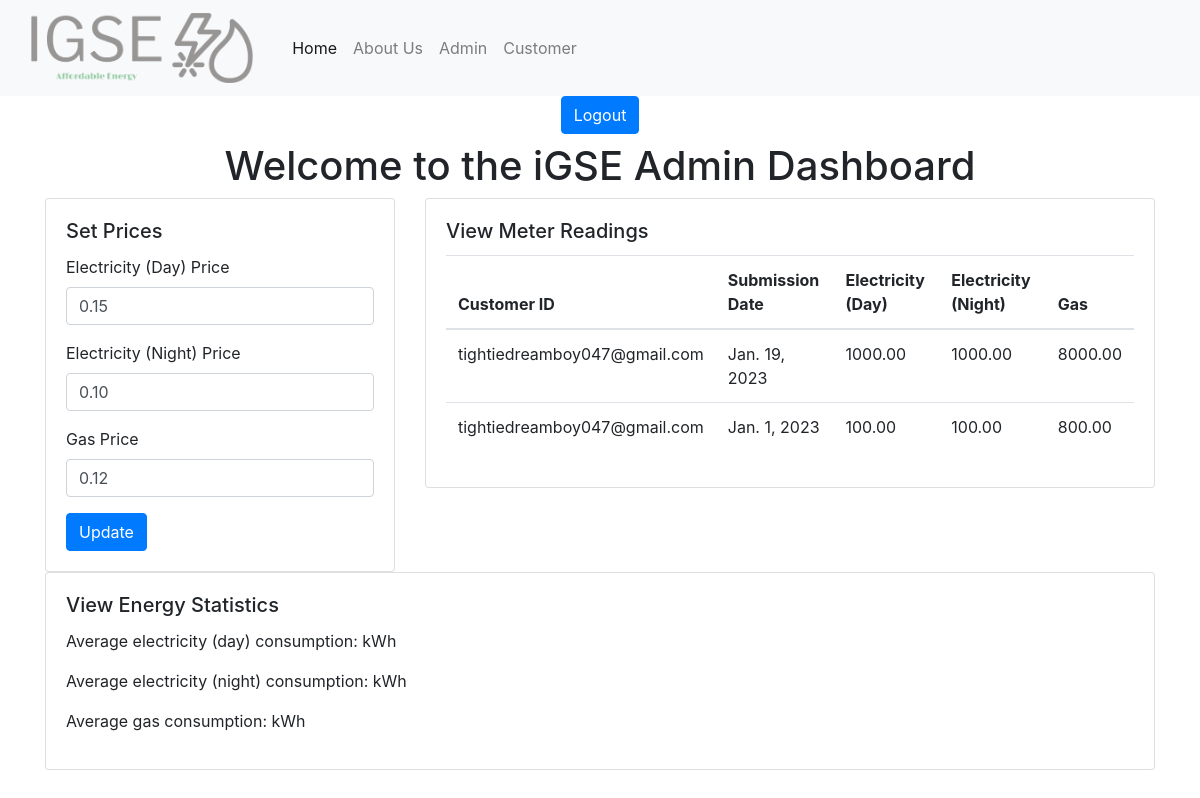
Page /Admin_panel/ (signed in) on the earlier database version.
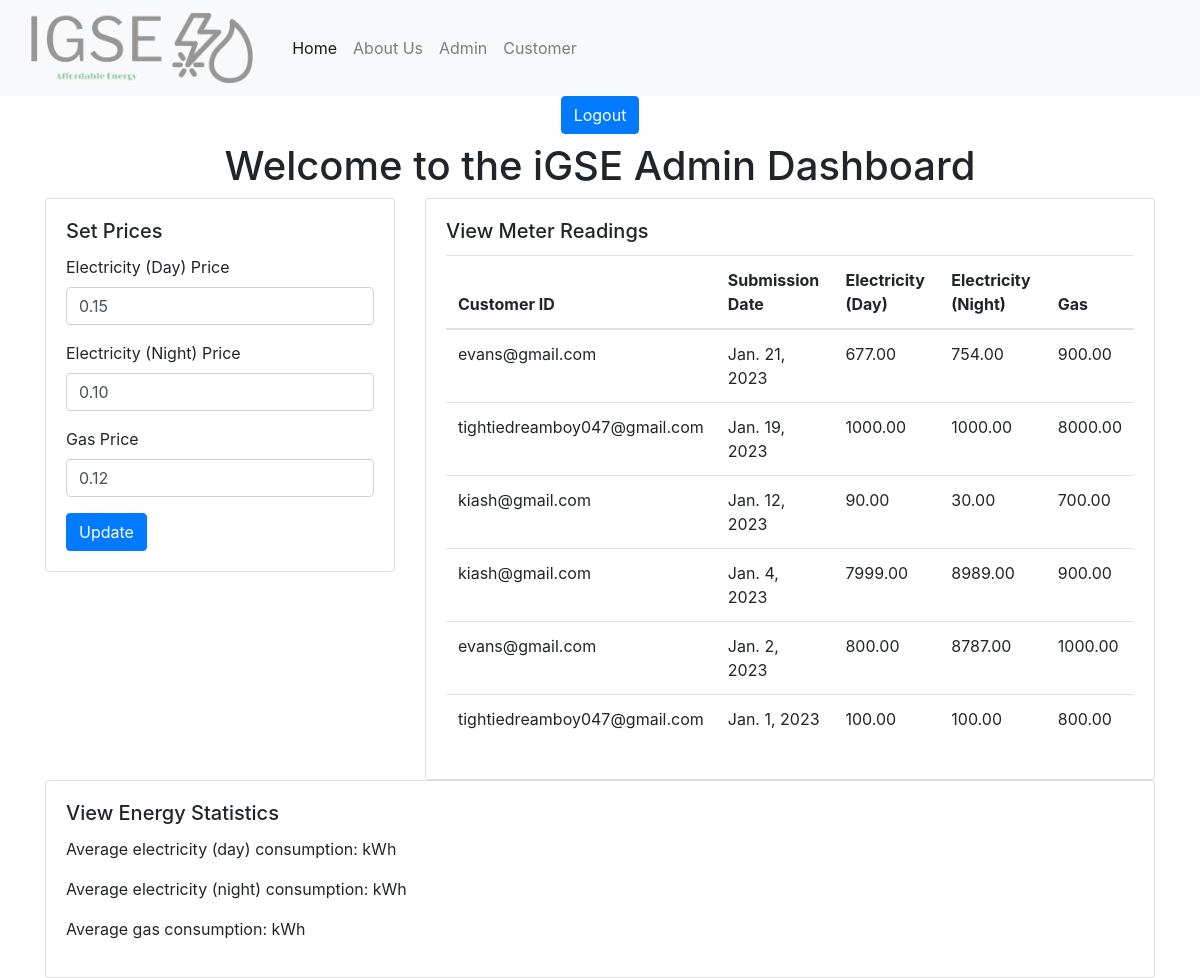
Same page on the later database version.
### core/models.py (models this page shows, shortened)
class MeterReading(models.Model):
    customer = models.ForeignKey(User, on_delete=models.CASCADE)
    submission_date = models.DateField()
    electricity_day = models.DecimalField(max_digits=10, decimal_places=2,help_text='Electricity meter reading - Day (e.g. 100 kWh)')
    electricity_night = models.DecimalField(max_digits=10, decimal_places=2, help_text='Electricity meter reading - Night (e.g. 100 kWh)')
    gas = models.DecimalField(max_digits=10, decimal_places=2, help_text='Gas meter reading (e.g. 800 kWh)')
    class Meta:
        ordering = ['-submission_date']
        verbose_name_plural = 'meter readings'
        db_table = 'meter_reading'

### accounts/models.py (models this page shows)
class User(AbstractUser):
    email = models.EmailField(unique=True)
    is_admin = models.BooleanField(default=False)
    is_customer = models.BooleanField(default=True)
    USERNAME_FIELD = 'email'
    REQUIRED_FIELDS = ['username']
    def __str__(self):
        return self.email
    class Meta:
        verbose_name = 'User'
        verbose_name_plural = 'Users'
        db_table = 'users'

### Admin_panel/views.py (the view)
# urls.py: path('', Admin_dash, name='Admin_dash'),
@login_required
def Admin_dash(request):
    meter=MeterReading.objects.all()
    context={
        'meter':meter
    }
    return render(request, 'admin.html',context)

### frontend/templates/admin.html (shortened to what this page needs)
{%  extends 'base.html' %}
{% block content %}
    <div class="container">
    <h3 class="text-center"><a href="{% url 'accounts:logout' %}" class="btn btn-primary">Logout</a></h3>
      <h1 class="text-center">Welcome to the iGSE Admin Dashboard</h1>
      <div class="row">
        <div class="col-sm-12 col-md-4">
          <div class="card">
    <div class="card-body">
        <h5 class="card-title">Set Prices</h5>
        <form>
        <div class="form-group">
            <label for="electricityDayPrice">Electricity (Day) Price</label>
            <input type="number" class="form-control" id="electricityDayPrice" value="0.15">
        </div>
        <div class="form-group">
            <label for="electricityNightPrice">Electricity (Night) Price</label>
            <input type="number" class="form-control" id="electricityNightPrice" value="0.10">
        </div>
        <div class="form-group">
            <label for="gasPrice">Gas Price</label>
            <input type="number" class="form-control" id="gasPrice" value="0.12">
        </div>
        <button type="submit" class="btn btn-primary">Update</button>
        </form>
    </div>
    </div>
    </div>
    <div class="col-sm-12 col-md-8">
    <div class="card">
    <div class="card-body">
        <h5 class="card-title">View Meter Readings</h5>
        <table class="table">
        <thead>
            <tr>
            <th>Customer ID</th>
            <th>Submission Date</th>
            <th>Electricity (Day)</th>
            <th>Electricity (Night)</th>
            <th>Gas</th>
            </tr>
        </thead>
        <tbody>
            {%  for meters in  meter %}
            <tr>
            <td>{{meters.customer}}</td>
            <td>{{meters.submission_date}}</td>
            <td>{{meters.electricity_day}}</td>
            <td>{{meters.electricity_night}}</td>
            <td>{{meters.gas}}</td>
            </tr>
           {% endfor %}
        </tbody>
        </table>
    </div>
    </div>
    </div>
    <div class="col-sm-12 col-md-12">
    <div class="card">
        <div class="card-body">
        <h5 class="card-title">View Energy Statistics</h5>
        <p>Average electricity (day) consumption: {{avarage_day.day_avg}} kWh</p>
        <p>Average electricity (night) consumption: {{electricity_night}} kWh</p>
        <p>Average gas consumption: {{gas}}kWh</p>
        </div>
    </div>
</div>
</div>
</div>
{% endblock %}

### frontend/templates/base.html (shortened to what this page needs)
{% load static %}
<!DOCTYPE html>
<html>
  <head>
    <link rel="stylesheet" href="https://maxcdn.bootstrapcdn.com/bootstrap/4.0.0/css/bootstrap.min.css">
  </head>
  <body>
    <nav class="navbar navbar-expand-lg navbar-light bg-light">
      <a class="navbar-brand" href="{%  url 'accounts:login' %}"><div class="col" ><img  height="70"src="{% static 'images\logo.png' %}"> </div></a>
      <div class="collapse navbar-collapse" id="navbarNav">
        <ul class="navbar-nav">
          <li class="nav-item active">
            <a class="nav-link" href="#">Home <span class="sr-only">(current)</span></a>
          </li>
          <li class="nav-item">
            <a class="nav-link" href="#">About Us</a>
          </li>
          <li><a class="nav-link" href="{% url 'accounts:login_staff'  %}">Admin</a></li>
          <li><a class="nav-link" href="{% url 'accounts:login' %}">Customer</a></li>
        </ul>
      </div>
    </nav>
    {% block content %}
    {% endblock %}
</body>
</html>

Differences in the rows shown:
added MeterReading: customer "evans@gmail.com", submission_date "Jan. 21, 2023", electricity_day "677.00", electricity_night "754.00", gas "900.00"
added MeterReading: customer "kiash@gmail.com", submission_date "Jan. 12, 2023", electricity_day "90.00", electricity_night "30.00", gas "700.00"
added MeterReading: customer "kiash@gmail.com", submission_date "Jan. 4, 2023", electricity_day "7999.00", electricity_night "8989.00", gas "900.00"
added MeterReading: customer "evans@gmail.com", submission_date "Jan. 2, 2023", electricity_day "800.00", electricity_night "8787.00", gas "1000.00"
